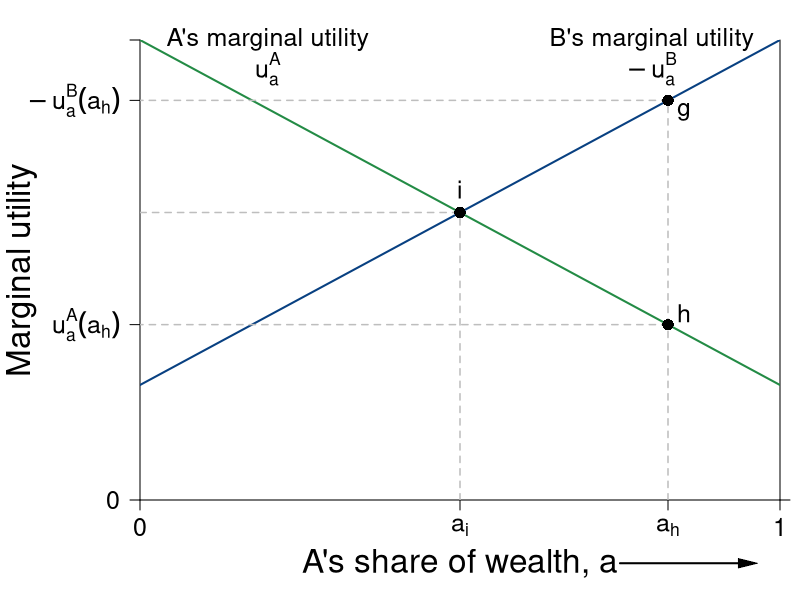

Source code (R):
#Graph Designer: Simon Halliday
#Authors: Bowles and Halliday
#Title: Coordination, Conflict and Competition: A Text in Microeconomics
library(shape)
pdf(file = "constrained_optimization/utilitarianism.pdf", width = 8, height = 6)

#Set parameters for graphics
pointsize <- 1.8
axislabelsize <- 2
labelsize <- 1.5
namesize <- 1.8
annotatesize <- 1.5
graphlinewidth <- 2
segmentlinewidth <- 1.5

COL <- c("#7fc97f", "#beaed4", "#fdc086", "#ffff99", "#386cb0", "#f0027f", "#bf5b17", "#666666")
COLA <- c("#e0f3db", "#99d8c9","#66c2a4","#41ae76", "#238b45", "#005824")
COLB <- c("#4eb3d3", "#2b8cbe", "#0868ac","#084081")

#Edited the margins to cater for the larger LHS labels
par(mar =  c(5, 7, 2, 1))

#proportion of wealth functions

MUb <- function(x, y){
  10 + 0.75*x
}

MUa <- function(x, y){
  40 - (0.75)*x
}


#Add limits on axes and levels of utility for each function 
ylims <- c(0, 40)
xlims <- c(0, 40)

npts <- 501 
x <- seq(xlims[1], xlims[2], length.out = npts)
y <- seq(ylims[1], ylims[2], length.out = npts) 

plot(0, 0, xlim = xlims, ylim = ylims, type = "n",
     xlab = expression(paste("")),
     ylab = expression(paste("")), 
     xaxt = "n", 
     yaxt = "n", 
     cex.lab = axislabelsize, 
     bty = "n", 
     xaxs="i", 
     yaxs="i"
)

#x and y limits with plain axes without ticks/numbers to match previous graph; y axes on both sides

ticksx <- c(0, 20, 33, 40)
xlabels <- c(0, expression(paste(a[i])), expression(paste(a[h])), 1)
#ticksy <- seq(from = 0, to = ylims[2]+1, by = 41)
ticksy <- c(0, MUa(33), MUb(33), ylims[2])
#ylabels <- seq(from = 0, to = ylims[2], by = 10)
ylabels <- c(0, expression(paste(u[a]^A*(a[h]) )), expression(paste(-u[a]^B*(a[h]) )), NA)
ticksy2 <- seq(from = 0, to = ylims[2]+1, by = 41)
ylabels2 <- seq(from = 0, to = ylims[2], by = 10)

# text(-2, MUb(33), expression(paste(-u[a]^B*(a[x]) )),  xpd = TRUE, cex = labelsize)
# text(-2, MUa(33), expression(paste(u[a]^A*(a[x]) )),  xpd = TRUE, cex = labelsize)


# text(20, -.9, expression(paste(a[i])), xpd = TRUE, cex = labelsize)
# text(33, -.9, expression(paste(a[x])), xpd = TRUE, cex = labelsize)

axis(1,at = ticksx,  pos = 0, labels = xlabels, cex.axis = labelsize)
axis(2,at = ticksy,  pos = 0, labels = ylabels, las = 1, cex.axis = labelsize)
axis(4, at = ticksy2, pos = xlims[2], labels = FALSE,las=1)


npts <- 503 
xx1 <- seq(xlims[1], xlims[2], length.out = npts)
xx2 <- seq(0, xlims[2], length.out = npts)
xx3 <- seq(xlims[1], 0, length.out = npts)
xx4 <- seq(-11, 0, length.out = npts)

#Axis labels and draw linear utility functions
#mtext(expression(paste("A's Share of Wealth, a")), side = 1, line = 2, cex = axislabelsize)

text(0.5*xlims[2], -5.5, expression(paste("A's share of wealth, a")), xpd = TRUE, cex = axislabelsize) 
text(-7.4, 0.5*ylims[2], expression(paste("Marginal utility")), xpd = TRUE, cex = axislabelsize, srt = 90) 

lines(xx1, MUb(xx1, y), col = COLB[4], lwd = graphlinewidth)
lines(xx1, MUa(xx1, y), col = COLA[5], lwd = graphlinewidth)

#Label points on line

text(20, MUb(20) + 2, expression(paste(i)), cex = labelsize)
segments(20, 0, 20, MUb(20), lty = 2, col = "gray", lwd = segmentlinewidth)
segments(0, MUb(20), 20, MUb(20), lty = 2, col = "gray", lwd = segmentlinewidth)
points(20, MUb(20), pch = 16, col = "black", cex = 1.5)

text(33 + 1, MUb(33) - 1, expression(paste(g)), cex = labelsize)
segments(33, MUb(33), 0, MUb(33), lty = 2, col = "gray", lwd = segmentlinewidth)
segments(33, 0, 33, MUb(33), lty = 2, col = "gray", lwd = segmentlinewidth)
points(33, MUb(33), pch = 16, col = "black", cex = 1.5)

text(33 + 1, MUa(33) + 1, expression(paste(h)), cex = labelsize)
segments(33, MUa(33), 0, MUa(33), lty = 2, col = "gray", lwd = segmentlinewidth)
points(33, MUa(33), pch = 16, col = "black", cex = 1.5)



text(8, 40, expression(paste("A's marginal utility")), xpd = TRUE, cex = labelsize)
text(8, 37.5, expression(paste(u[a]^A)), xpd = TRUE, cex = labelsize)
text(32, 40, expression(paste("B's marginal utility")),  xpd = TRUE, cex = labelsize)
text(32, 37.5, expression(paste(-u[a]^B)),  xpd = TRUE, cex = labelsize)

#Axis arrow
Arrows(30, -5.5, 38, -5.5, col = "black", lty = 1, lwd = 2, arr.type = "triangle", arr.lwd = 0.5, xpd = TRUE)



dev.off()
